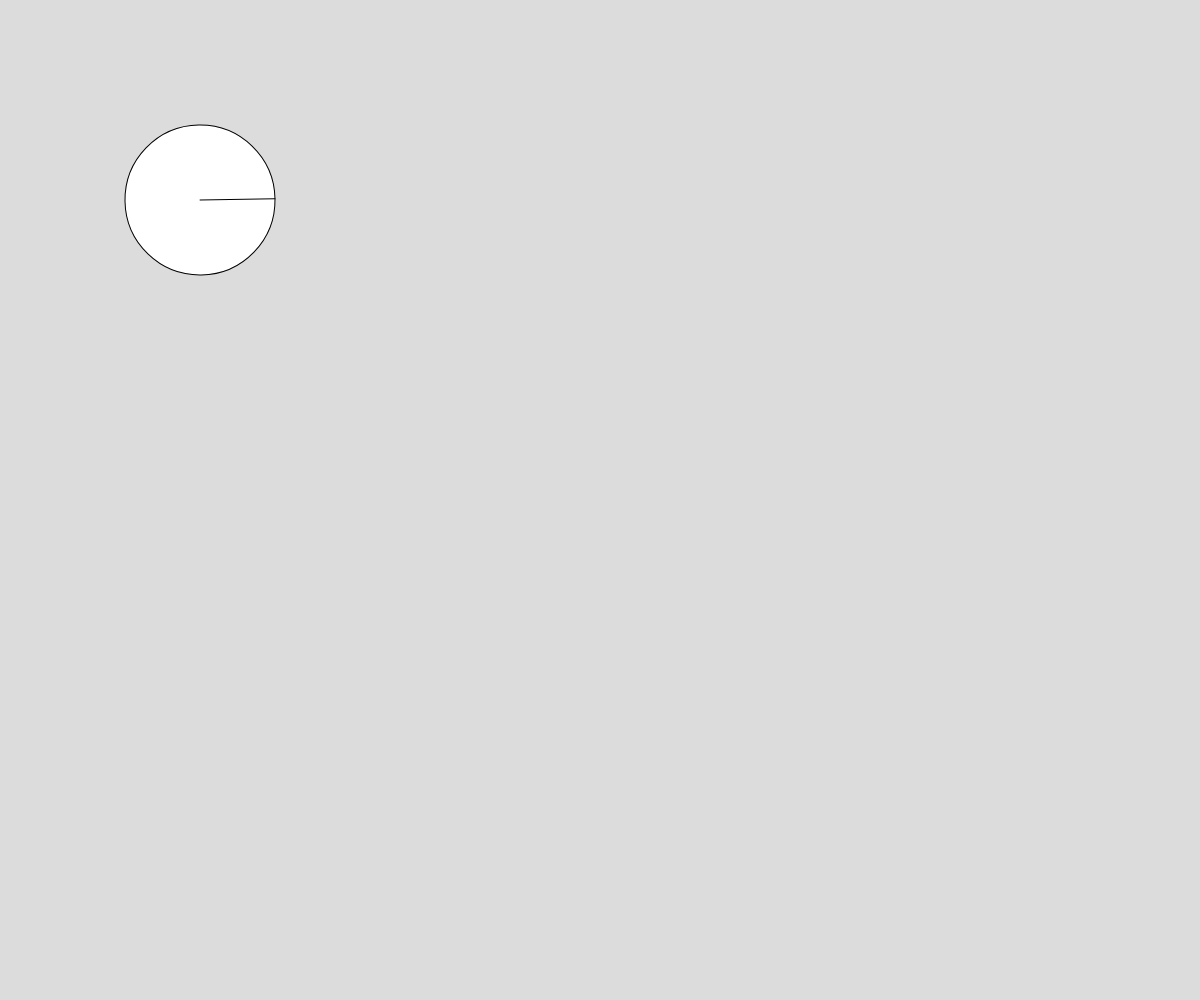
Frame 1 (no input)
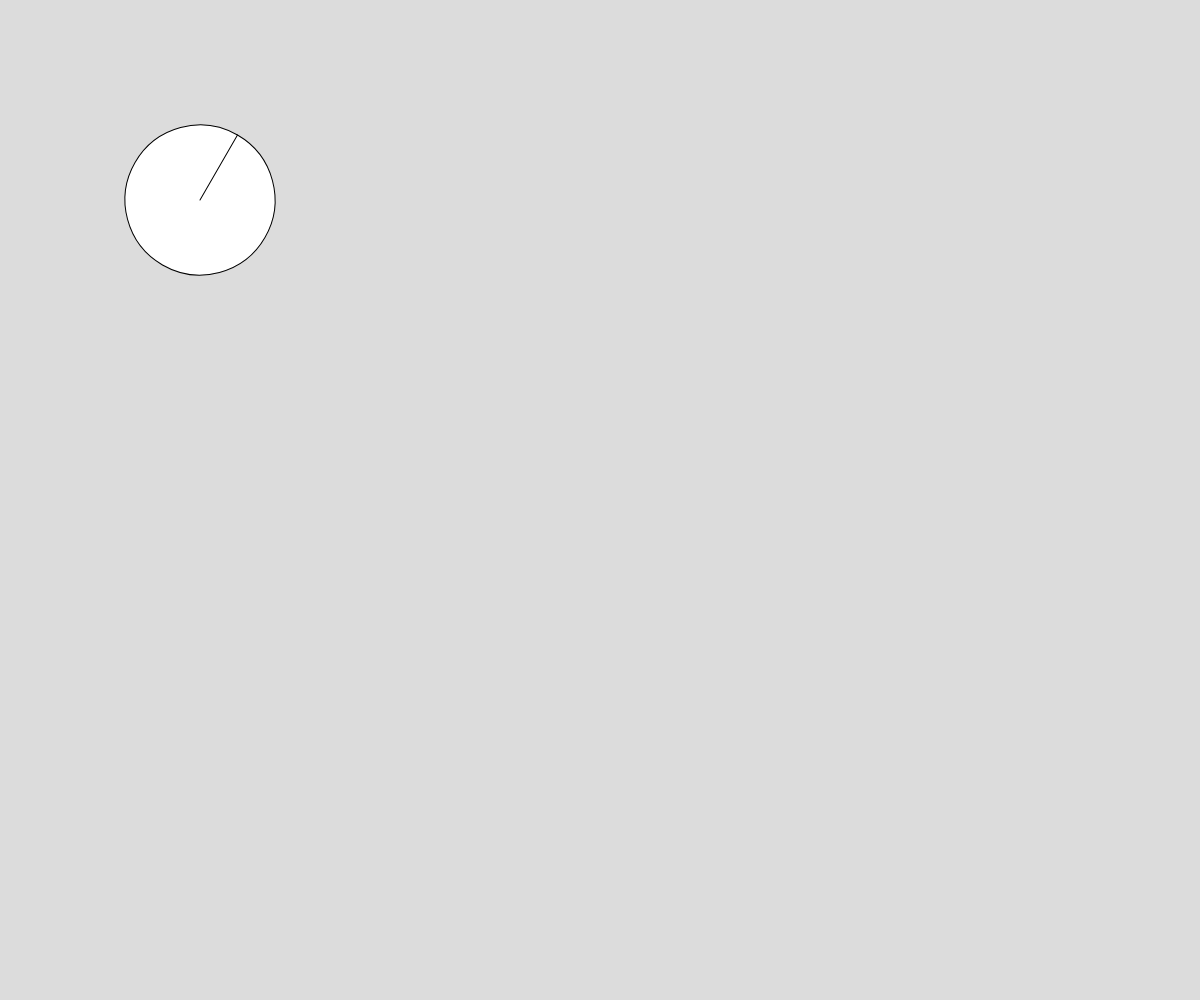
Frame 60 (no input)
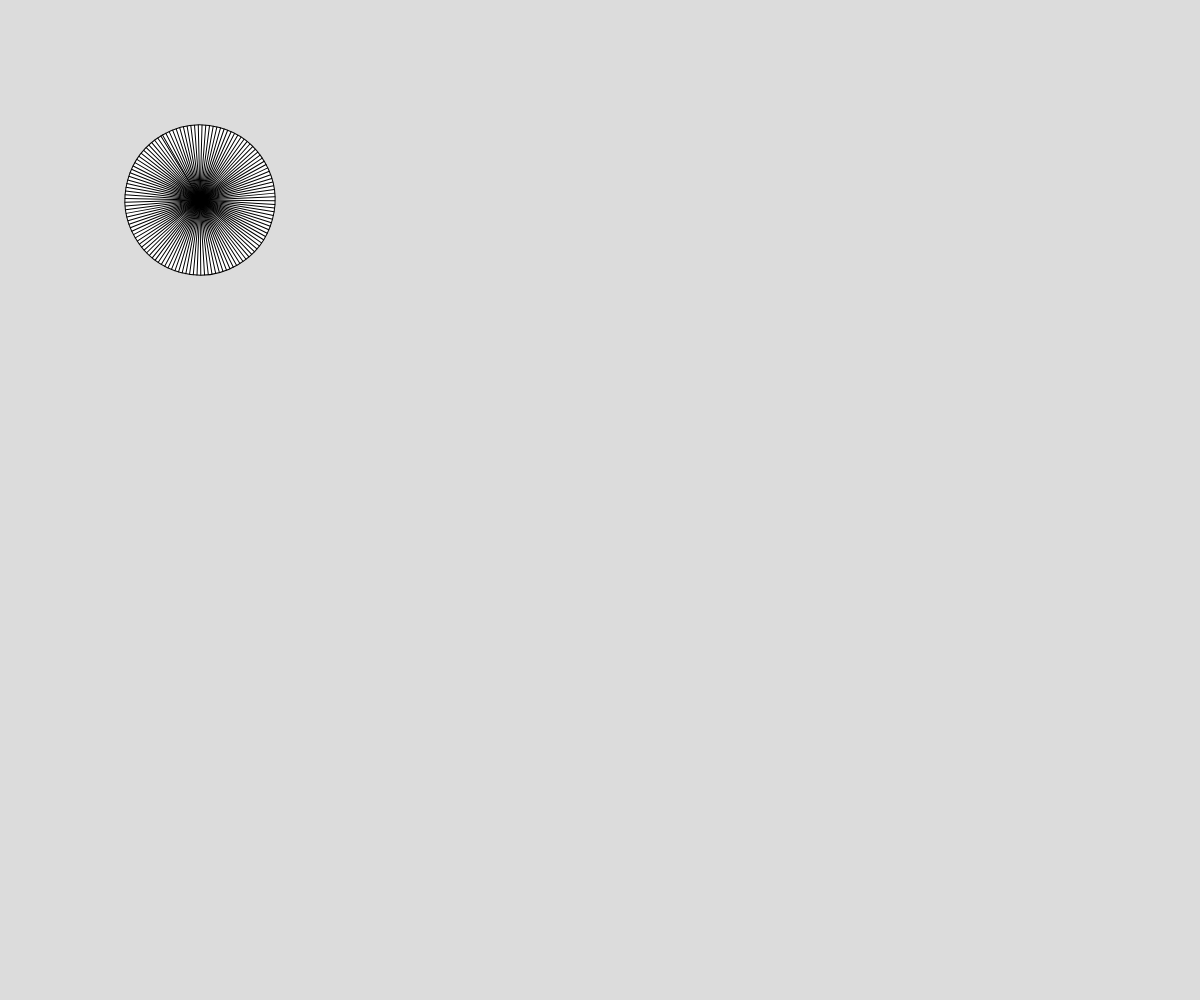
Frame 120 (the mouse pressed at the canvas centre since frame 60)

The p5.js sketch that drew these frames (run headless with seeded random() and noise() and a simulated clock; from frame 60 on, the mouse is pressed at the canvas centre):

// p5.js sketch
// ── sketch.js
// Project Title
// Your Name
// Date
//
// Extra for Experts:
// - describe what you did to take this project "above and beyond"


function setup() {
  createCanvas(windowWidth, windowHeight);
}

function draw() {
  background(220);
  angleMode(DEGREES);
  translate(200,200);
  rotate(-frameCount);
  circle(0,0,150);
  let numSpokes = map(mouseX,0,width,1,250);
  let spokeAngle = 360/numSpokes;

  for(let i = 0; i< numSpokes; i++){
    line(0,0,75,0);
    rotate(spokeAngle);
  }

}
